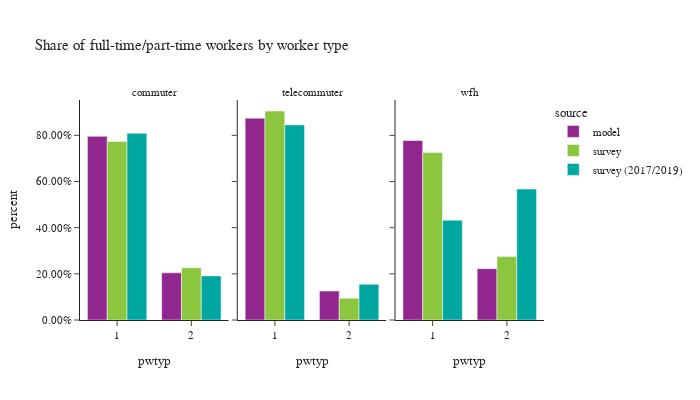

The notebook cell saved with this chart:
### Code cell
# worker counts by worker type
df_worker_count = workers.groupby(['source','worker_type','pwtyp'])['pdexpfac']. \
    sum().reset_index()
df_worker_count['percent'] = df_worker_count.groupby(['source','worker_type'], group_keys=False)['pdexpfac']. \
    apply(lambda x: x / float(x.sum()))

df_worker_count_ct = workers.groupby(['source','worker_type','pwtyp'])['pdexpfac'].count().reset_index(). \
    rename(columns={'pdexpfac':'sample count'})
df_worker_count = df_worker_count.merge(df_worker_count_ct, on=['source','worker_type','pwtyp']). \
    rename(columns={'pdexpfac':'total count'})

fig = px.bar(df_worker_count.sort_values(by=['source']), x='pwtyp', y="percent",
             facet_col="worker_type",color="source",hover_data=['sample count','total count'],
             barmode="group",
             title="Share of full-time/part-time workers by worker type")
fig.for_each_annotation(lambda a: a.update(text = a.text.split("=")[-1]))
fig.update_layout(height=400, width=700, font=dict(size=11),
                  yaxis_tickformat = '.2%')
fig.show()

### Figure 1 — Plotly figure (JSON) as saved in the notebook; plotly's stock layout.template omitted (floating-point values rounded to 4 significant figures)
{"data": [{"alignmentgroup": "True", "customdata": [[1354000.0, 1354000.0], [347900.0, 347900.0]], "hovertemplate": "source=model<br>worker_type=commuter<br>pwtyp=%{x}<br>percent=%{y}<br>sample count=%{customdata[0]}<br>total count=%{customdata[1]}<extra></extra>", "legendgroup": "model", "marker": {"color": "#91268F", "pattern": {"shape": ""}}, "name": "model", "offsetgroup": "model", "orientation": "v", "showlegend": true, "textposition": "auto", "type": "bar", "x": [1.0, 2.0], "xaxis": "x", "y": [0.7956, 0.2044], "yaxis": "y"}, {"alignmentgroup": "True", "customdata": [[259100.0, 259100.0], [37220.0, 37220.0]], "hovertemplate": "source=model<br>worker_type=telecommuter<br>pwtyp=%{x}<br>percent=%{y}<br>sample count=%{customdata[0]}<br>total count=%{customdata[1]}<extra></extra>", "legendgroup": "model", "marker": {"color": "#91268F", "pattern": {"shape": ""}}, "name": "model", "offsetgroup": "model", "orientation": "v", "showlegend": false, "textposition": "auto", "type": "bar", "x": [1.0, 2.0], "xaxis": "x2", "y": [0.8744, 0.1256], "yaxis": "y2"}, {"alignmentgroup": "True", "customdata": [[219800.0, 219800.0], [62830.0, 62830.0]], "hovertemplate": "source=model<br>worker_type=wfh<br>pwtyp=%{x}<br>percent=%{y}<br>sample count=%{customdata[0]}<br>total count=%{customdata[1]}<extra></extra>", "legendgroup": "model", "marker": {"color": "#91268F", "pattern": {"shape": ""}}, "name": "model", "offsetgroup": "model", "orientation": "v", "showlegend": false, "textposition": "auto", "type": "bar", "x": [1.0, 2.0], "xaxis": "x3", "y": [0.7777, 0.2223], "yaxis": "y3"}, {"alignmentgroup": "True", "customdata": [[373.0, 273900.0], [1573.0, 936900.0]], "hovertemplate": "source=survey<br>worker_type=commuter<br>pwtyp=%{x}<br>percent=%{y}<br>sample count=%{customdata[0]}<br>total count=%{customdata[1]}<extra></extra>", "legendgroup": "survey", "marker": {"color": "#8CC63E", "pattern": {"shape": ""}}, "name": "survey", "offsetgroup": "survey", "orientation": "v", "showlegend": true, "textposition": "auto", "type": "bar", "x": [2.0, 1.0], "xaxis": "x", "y": [0.2262, 0.7738], "yaxis": "y"}, {"alignmentgroup": "True", "customdata": [[71.0, 16110.0], [644.0, 154400.0]], "hovertemplate": "source=survey<br>worker_type=telecommuter<br>pwtyp=%{x}<br>percent=%{y}<br>sample count=%{customdata[0]}<br>total count=%{customdata[1]}<extra></extra>", "legendgroup": "survey", "marker": {"color": "#8CC63E", "pattern": {"shape": ""}}, "name": "survey", "offsetgroup": "survey", "orientation": "v", "showlegend": false, "textposition": "auto", "type": "bar", "x": [2.0, 1.0], "xaxis": "x2", "y": [0.09449, 0.9055], "yaxis": "y2"}, {"alignmentgroup": "True", "customdata": [[150.0, 59780.0], [600.0, 157800.0]], "hovertemplate": "source=survey<br>worker_type=wfh<br>pwtyp=%{x}<br>percent=%{y}<br>sample count=%{customdata[0]}<br>total count=%{customdata[1]}<extra></extra>", "legendgroup": "survey", "marker": {"color": "#8CC63E", "pattern": {"shape": ""}}, "name": "survey", "offsetgroup": "survey", "orientation": "v", "showlegend": false, "textposition": "auto", "type": "bar", "x": [2.0, 1.0], "xaxis": "x3", "y": [0.2748, 0.7252], "yaxis": "y3"}, {"alignmentgroup": "True", "customdata": [[5048.0, 1125000.0], [927.0, 266000.0]], "hovertemplate": "source=survey (2017/2019)<br>worker_type=commuter<br>pwtyp=%{x}<br>percent=%{y}<br>sample count=%{customdata[0]}<br>total count=%{customdata[1]}<extra></extra>", "legendgroup": "survey (2017/2019)", "marker": {"color": "#00A7A0", "pattern": {"shape": ""}}, "name": "survey (2017/2019)", "offsetgroup": "survey (2017/2019)", "orientation": "v", "showlegend": true, "textposition": "auto", "type": "bar", "x": [1.0, 2.0], "xaxis": "x", "y": [0.8088, 0.1912], "yaxis": "y"}, {"alignmentgroup": "True", "customdata": [[382.0, 122700.0], [101.0, 22450.0]], "hovertemplate": "source=survey (2017/2019)<br>worker_type=telecommuter<br>pwtyp=%{x}<br>percent=%{y}<br>sample count=%{customdata[0]}<br>total count=%{customdata[1]}<extra></extra>", "legendgroup": "survey (2017/2019)", "marker": {"color": "#00A7A0", "pattern": {"shape": ""}}, "name": "survey (2017/2019)", "offsetgroup": "survey (2017/2019)", "orientation": "v", "showlegend": false, "textposition": "auto", "type": "bar", "x": [1.0, 2.0], "xaxis": "x2", "y": [0.8453, 0.1547], "yaxis": "y2"}, {"alignmentgroup": "True", "customdata": [[297.0, 39840.0], [271.0, 52290.0]], "hovertemplate": "source=survey (2017/2019)<br>worker_type=wfh<br>pwtyp=%{x}<br>percent=%{y}<br>sample count=%{customdata[0]}<br>total count=%{customdata[1]}<extra></extra>", "legendgroup": "survey (2017/2019)", "marker": {"color": "#00A7A0", "pattern": {"shape": ""}}, "name": "survey (2017/2019)", "offsetgroup": "survey (2017/2019)", "orientation": "v", "showlegend": false, "textposition": "auto", "type": "bar", "x": [1.0, 2.0], "xaxis": "x3", "y": [0.4324, 0.5676], "yaxis": "y3"}], "layout": {"annotations": [{"font": {}, "showarrow": false, "text": "commuter", "x": 0.16, "xanchor": "center", "xref": "paper", "y": 1.0, "yanchor": "bottom", "yref": "paper"}, {"font": {}, "showarrow": false, "text": "telecommuter", "x": 0.5, "xanchor": "center", "xref": "paper", "y": 1.0, "yanchor": "bottom", "yref": "paper"}, {"font": {}, "showarrow": false, "text": "wfh", "x": 0.84, "xanchor": "center", "xref": "paper", "y": 1.0, "yanchor": "bottom", "yref": "paper"}], "barmode": "group", "font": {"size": 11}, "height": 400, "legend": {"title": {"text": "source"}, "tracegroupgap": 0}, "title": {"text": "Share of full-time/part-time workers by worker type"}, "width": 700, "xaxis": {"anchor": "y", "domain": [0.0, 0.32], "title": {"text": "pwtyp"}}, "xaxis2": {"anchor": "y2", "domain": [0.34, 0.66], "matches": "x", "title": {"text": "pwtyp"}}, "xaxis3": {"anchor": "y3", "domain": [0.68, 1.0], "matches": "x", "title": {"text": "pwtyp"}}, "yaxis": {"anchor": "x", "domain": [0.0, 1.0], "tickformat": ".2%", "title": {"text": "percent"}}, "yaxis2": {"anchor": "x2", "domain": [0.0, 1.0], "matches": "y", "showticklabels": false}, "yaxis3": {"anchor": "x3", "domain": [0.0, 1.0], "matches": "y", "showticklabels": false}}}
